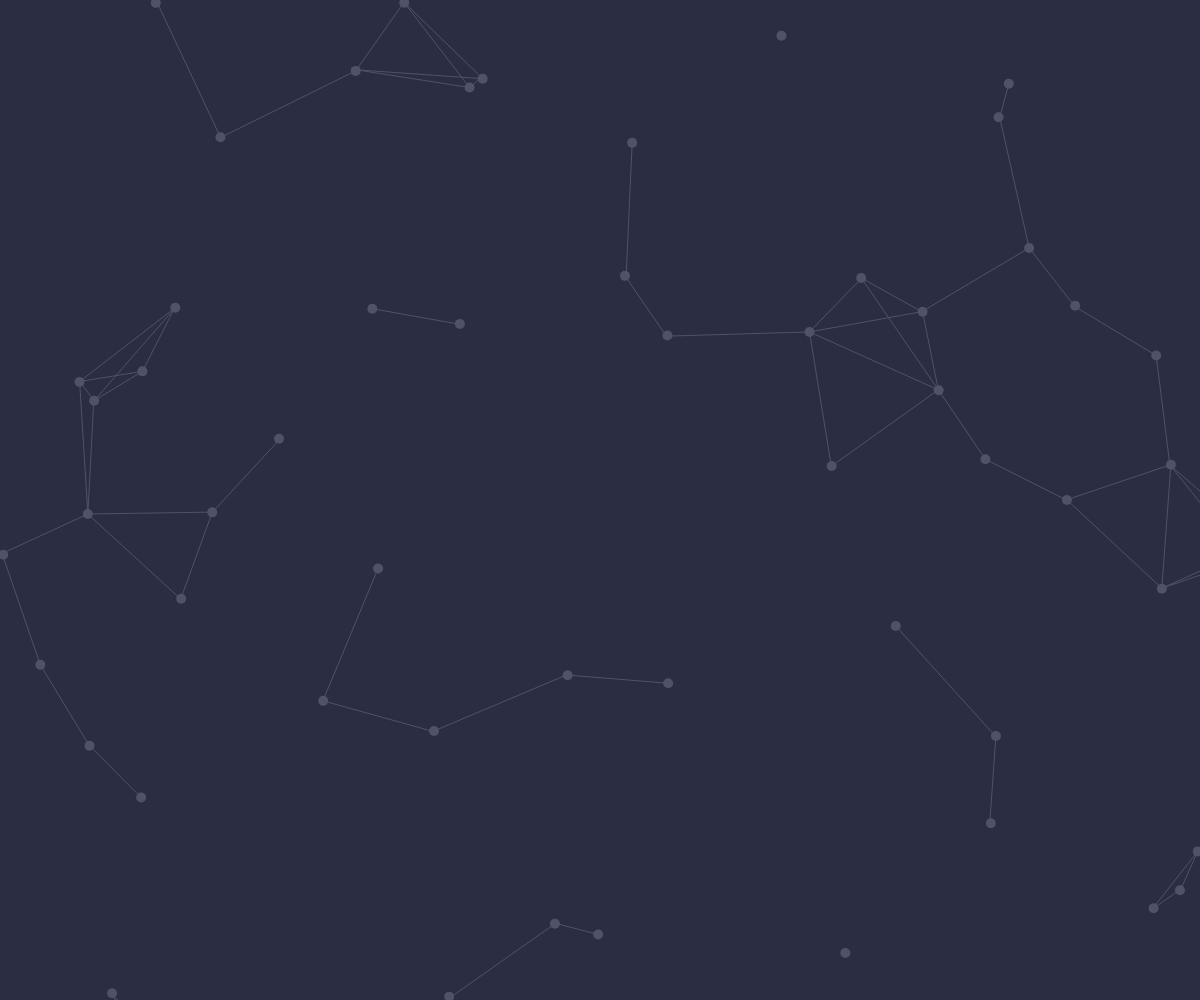
Frame 1 (no input)
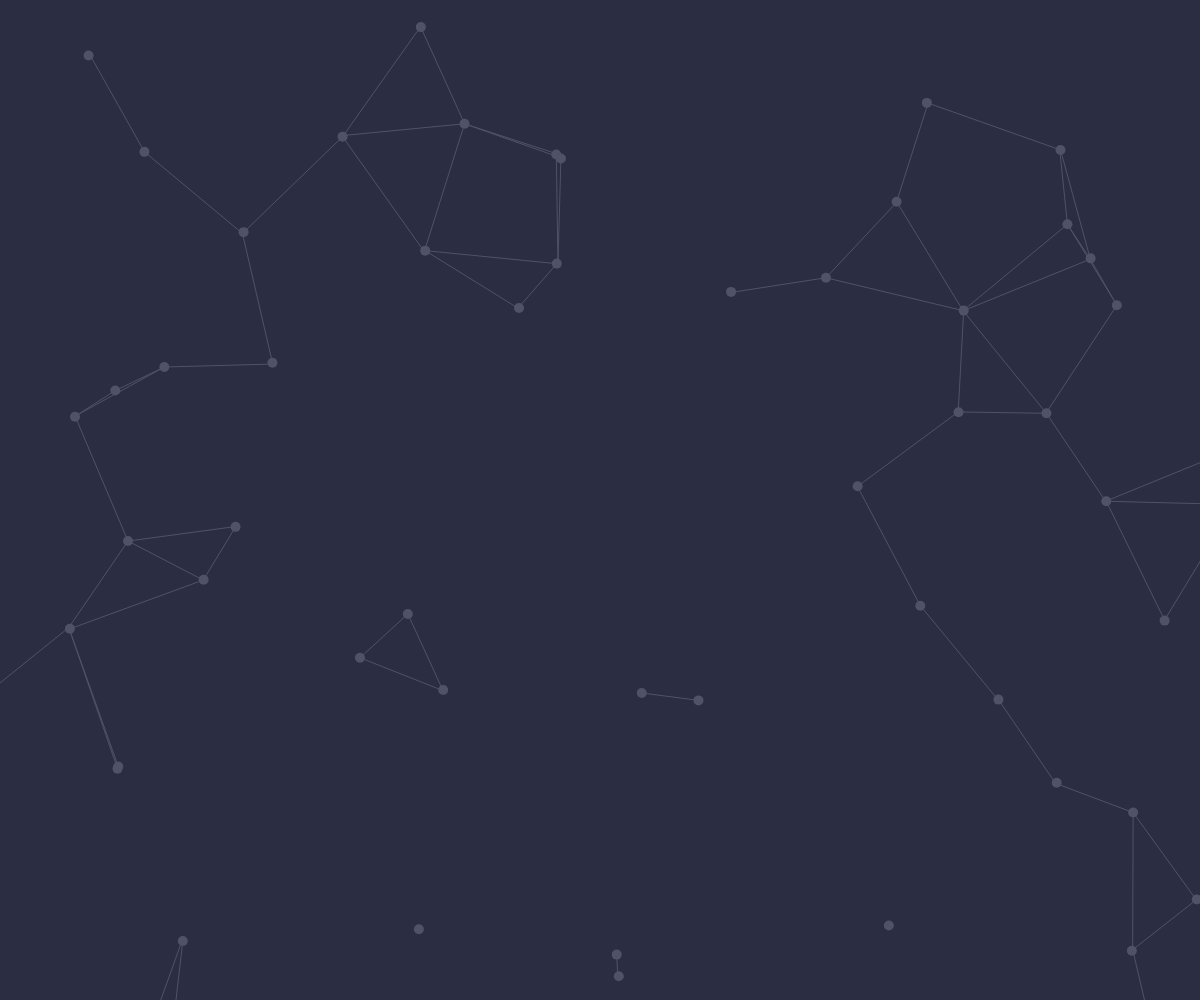
Frame 60 (no input)
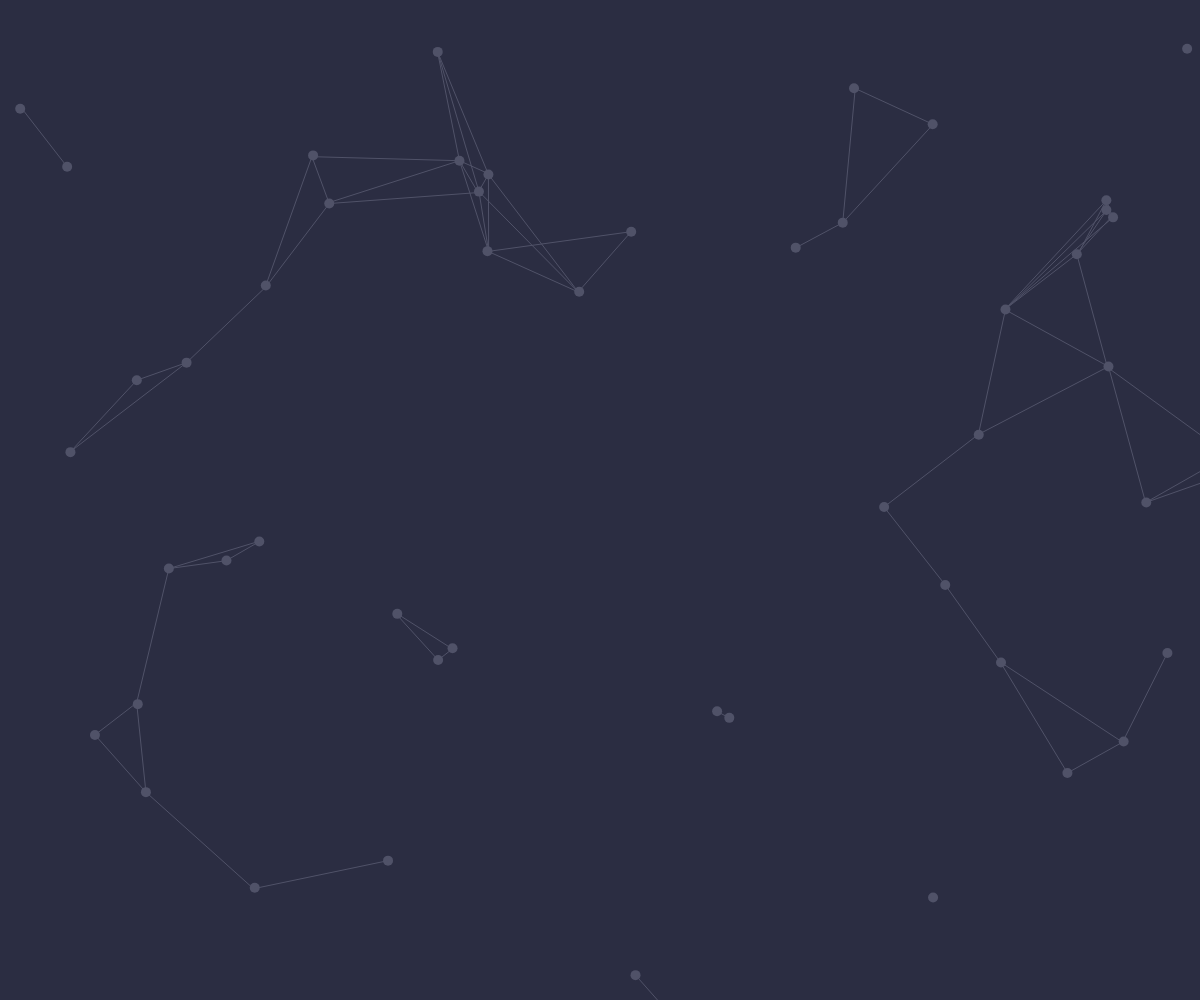
Frame 120 (the mouse pressed at the canvas centre since frame 60)

The p5.js sketch that drew these frames (run headless with seeded random() and noise() and a simulated clock; from frame 60 on, the mouse is pressed at the canvas centre):

// p5.js sketch
// ── sketch.js
var canvas;
var particleList = [];
const lc = '#505268';


function windowResized(){
  resizeCanvas(windowWidth, windowHeight);
}

function setup() {
  canvas = createCanvas(windowWidth, windowHeight);
  canvas.position(0,0);
  canvas.style('z-index', -1);

  const particleCon = Math.floor(this.width / 15);

  for(i = 0; i < particleCon; i++){
    particleList.push(new Particle());
  }
}

class Particle{
  constructor(){
    this.pos = createVector(random(width*1.2) -.1, random(height*1.2)-.1);
    this.vel = createVector(random(-1.3, 1.3), random(-1.3, 1.3));
    this.size = 10;
  }

  update(){
    this.pos.add(this.vel);
    this.edge();
  }
  
  edge(){
    if(this.pos.x > (width * 1.1) || this.pos.x < (width - (width * 1.1))){
      this.vel.x *= -1;
    }
    if(this.pos.y > (height * 1.1) || this.pos.y < (height - (height* 1.1))){
      this.vel.y *= -1;
    }
  }

  draw(){
    noStroke();
    fill(lc);
    circle(this.pos.x, this.pos.y, this.size);
  }

  connectParticles(particleIn){
    particleIn.forEach(particle => {
      const d = dist(this.pos.x, this.pos.y, particle.pos.x, particle.pos.y);

      if(d < 150){
        stroke(lc);
        line(this.pos.x, this.pos.y, particle.pos.x, particle.pos.y);
      }
    })
  }
}

function draw() {
  background('#2B2D42');
  particleList.forEach((p, index) => {
    p.update();
    p.draw();
    p.connectParticles(particleList.slice(index));
  })
}
// ── style.css
body {
    font-size: 45px;
    font-family: 'Karla', sans-serif;
    color: #bdc1db;
    margin-left:8%;
    margin-top:15%;
    line-height: 1;
    background-color: #2B2D42;
    overflow: hidden;
}
.fa {
    padding: 8px;
    text-align: center;
    text-decoration: none;
    margin: 1% 0px 0px -5px;
    color: #bdc1db;
  }
  .fa:hover {
      opacity: 0.4;
  }
